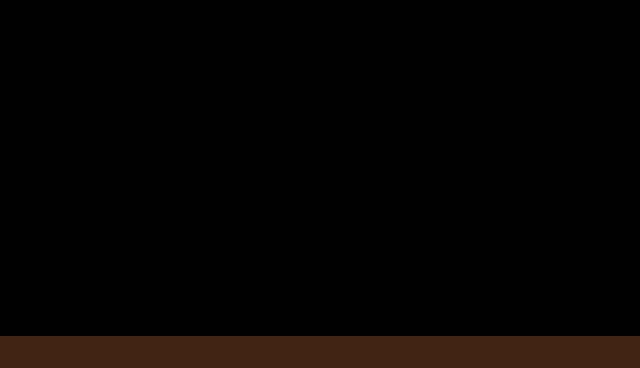

Tiled map render using the project's own tile images. Description and the whole map definition, tile-layer contents included, below:
An orthogonal 40x23 tile map with 16x16 px tiles, 1 tile layer (ground) and 14 objects (13x heart).

<map version="1.9" tiledversion="1.9.1" orientation="orthogonal" renderorder="right-down" width="40" height="23" tilewidth="16" tileheight="16" infinite="0" nextlayerid="5" nextobjectid="15">
 <editorsettings>
  <export target="../3.lua" format="lua" />
 </editorsettings>
 <tileset firstgid="1" name="SimpleTileset2" tilewidth="16" tileheight="16" tilecount="96" columns="16">
  <image source="../../assets/SimpleTileset2.png" width="256" height="96" />
 </tileset>
 <layer id="2" name="ground" width="40" height="23">
  <data encoding="csv">
0,0,0,0,0,0,0,0,0,0,0,0,0,0,0,0,0,0,0,0,0,0,0,0,0,0,0,0,0,0,0,0,0,0,0,0,0,0,0,0,
0,0,0,0,0,0,0,0,0,0,0,0,0,0,0,0,0,0,0,0,0,0,0,0,0,0,0,0,0,0,0,0,0,0,0,0,0,0,0,0,
0,0,0,0,0,0,0,0,0,0,0,0,0,0,0,0,0,0,0,0,0,0,0,0,0,0,0,0,0,0,0,0,0,0,0,0,0,0,0,0,
0,0,0,0,0,0,0,0,0,0,0,0,0,0,0,0,0,0,0,0,0,0,0,0,0,0,0,0,0,0,0,0,0,0,0,0,0,0,0,0,
0,0,0,0,0,0,0,0,0,0,0,0,0,0,0,0,0,0,0,0,0,0,0,0,0,0,0,0,0,0,0,0,0,0,0,0,0,0,0,0,
0,0,0,0,0,0,0,0,0,0,0,0,0,0,0,0,0,0,0,0,0,0,0,0,0,0,0,0,0,0,0,0,0,0,0,0,0,0,0,0,
0,0,0,0,0,0,0,0,0,0,0,0,0,0,0,0,0,0,0,0,0,0,0,0,0,0,0,0,0,0,0,0,0,0,0,0,0,0,0,0,
0,0,0,0,0,0,0,0,0,0,0,0,0,0,0,0,0,0,0,0,0,0,0,0,0,0,0,0,0,0,0,0,0,0,0,0,0,0,0,0,
0,0,0,0,0,0,0,0,0,0,0,0,0,0,0,0,0,0,0,0,0,0,0,0,0,0,0,0,0,0,0,0,0,0,0,0,0,0,0,0,
0,0,0,0,0,0,0,0,0,0,0,0,0,0,0,0,0,0,0,0,0,0,0,0,0,0,0,0,0,0,0,0,0,0,0,0,0,0,0,0,
0,0,0,0,0,0,0,0,0,0,0,0,0,0,0,0,0,0,0,0,0,0,0,0,0,0,0,0,0,0,0,0,0,0,0,0,0,0,0,0,
0,0,0,0,0,0,0,0,0,0,0,0,0,0,0,0,0,0,0,0,0,0,0,0,0,0,0,0,0,0,0,0,0,0,0,0,0,0,0,0,
0,0,0,0,0,0,0,0,0,0,0,0,0,0,0,0,0,0,0,0,0,0,0,0,0,0,0,0,0,0,0,0,0,0,0,0,0,0,0,0,
0,0,0,0,0,0,0,0,0,0,0,0,0,0,0,0,0,0,0,0,0,0,0,0,0,0,0,0,0,0,0,0,0,0,0,0,0,0,0,0,
0,0,0,0,0,0,0,0,0,0,0,0,0,0,0,0,0,0,0,0,0,0,0,0,0,0,0,0,0,0,0,0,0,0,0,0,0,0,0,0,
0,0,0,0,0,0,0,0,0,0,0,0,0,0,0,0,0,0,0,0,0,0,0,0,0,0,0,0,0,0,0,0,0,0,0,0,0,0,0,0,
0,0,0,0,0,0,0,0,0,0,0,0,0,0,0,0,0,0,0,0,0,0,0,0,0,0,0,0,0,0,0,0,0,0,0,0,0,0,0,0,
0,0,0,0,0,0,0,0,0,0,0,0,0,0,0,0,0,0,0,0,0,0,0,0,0,0,0,0,0,0,0,0,0,0,0,0,0,0,0,0,
0,0,0,0,0,0,0,0,0,0,0,0,0,0,0,0,0,0,0,0,0,0,0,0,0,0,0,0,0,0,0,0,0,0,0,0,0,0,0,0,
0,0,0,0,0,0,0,0,0,0,0,0,0,0,0,0,0,0,0,0,0,0,0,0,0,0,0,0,0,0,0,0,0,0,0,0,0,0,0,0,
0,0,0,0,0,0,0,0,0,0,0,0,0,0,0,0,0,0,0,0,0,0,0,0,0,0,0,0,0,0,0,0,0,0,0,0,0,0,0,0,
31,31,31,31,31,31,31,31,31,31,31,31,31,31,31,31,31,31,31,31,31,31,31,31,31,31,31,31,31,31,31,31,31,31,31,31,31,31,31,31,
31,31,31,31,31,31,31,31,31,31,31,31,31,31,31,31,31,31,31,31,31,31,31,31,31,31,31,31,31,31,31,31,31,31,31,31,31,31,31,31
</data>
 </layer>
 <objectgroup color="#aa00ff" id="4" name="entity">
  <object id="2" name="Heart" class="heart" x="94" y="270.667" width="50" height="39.3333">
   <ellipse />
  </object>
  <object id="3" name="Heart" class="heart" x="284" y="276.667" width="43.3333" height="39.3333">
   <ellipse />
  </object>
  <object id="4" name="Heart" class="heart" x="211" y="275.667" width="50" height="39.3333">
   <ellipse />
  </object>
  <object id="5" name="Heart" class="heart" x="492.333" y="218.333" width="50" height="39.3333">
   <ellipse />
  </object>
  <object id="6" name="Heart" class="heart" x="408.333" y="219.667" width="50" height="39.3333">
   <ellipse />
  </object>
  <object id="7" name="Heart" class="heart" x="339.667" y="280.333" width="50" height="39.3333">
   <ellipse />
  </object>
  <object id="8" name="Heart" class="heart" x="143" y="270.333" width="50" height="39.3333">
   <ellipse />
  </object>
  <object id="9" name="Heart" class="heart" x="499" y="286.333" width="50" height="39.3333">
   <ellipse />
  </object>
  <object id="10" name="Heart" class="heart" x="419.667" y="289" width="50" height="39.3333">
   <ellipse />
  </object>
  <object id="11" name="Heart" class="heart" x="569" y="278.333" width="50" height="39.3333">
   <ellipse />
  </object>
  <object id="12" name="Heart" class="heart" x="307" y="215" width="50" height="39.3333">
   <ellipse />
  </object>
  <object id="13" name="Heart" class="heart" x="203.667" y="211" width="50" height="39.3333">
   <ellipse />
  </object>
  <object id="14" name="Heart" class="heart" x="17.6667" y="270.333" width="50" height="39.3333">
   <ellipse />
  </object>
 </objectgroup>
 <objectgroup color="#ff0000" id="3" name="solid">
  <object id="1" x="1.33333" y="336" width="638.667" height="32.6667">
   <properties>
    <property name="collidable" type="bool" value="true" />
   </properties>
  </object>
 </objectgroup>
</map>
